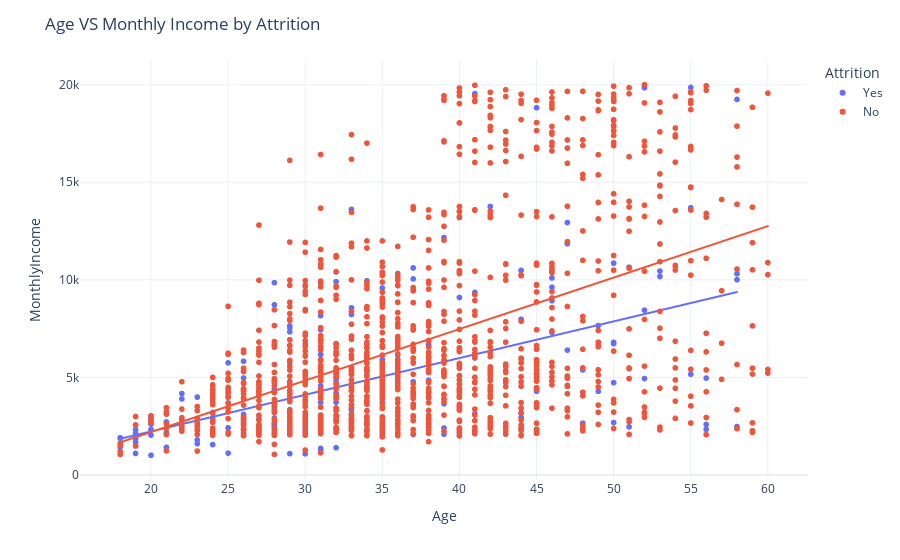

The notebook cell this image was saved under:
### Code cell
fig = px.scatter(df, x="Age", y="MonthlyIncome", color="Attrition", trendline="ols")     # Ordinary least squares


fig.update_layout(title="Age VS Monthly Income by Attrition")

fig.show()

### Figure 1 — Plotly figure (JSON) as saved in the notebook; plotly's stock layout.template omitted (floating-point values rounded to 4 significant figures; data arrays with more than 128 entries replaced by an {"elided": "..."} marker saying what was removed)
{"data": [{"hovertemplate": "Attrition=Yes<br>Age=%{x}<br>MonthlyIncome=%{y}<extra></extra>", "legendgroup": "Yes", "marker": {"color": "#636efa", "symbol": "circle"}, "mode": "markers", "name": "Yes", "showlegend": true, "type": "scattergl", "x": {"elided": "237 int values"}, "xaxis": "x", "y": {"elided": "237 int values"}, "yaxis": "y"}, {"hovertemplate": "<b>OLS trendline</b><br>MonthlyIncome = 188.072 * Age + -1533.56<br>R<sup>2</sup>=0.250603<br><br>Attrition=Yes<br>Age=%{x}<br>MonthlyIncome=%{y} <b>(trend)</b><extra></extra>", "legendgroup": "Yes", "marker": {"color": "#636efa", "symbol": "circle"}, "mode": "lines", "name": "Yes", "showlegend": false, "type": "scattergl", "x": {"elided": "237 int values"}, "xaxis": "x", "y": {"elided": "237 float values"}, "yaxis": "y"}, {"hovertemplate": "Attrition=No<br>Age=%{x}<br>MonthlyIncome=%{y}<extra></extra>", "legendgroup": "No", "marker": {"color": "#EF553B", "symbol": "circle"}, "mode": "markers", "name": "No", "showlegend": true, "type": "scattergl", "x": {"elided": "1233 int values"}, "xaxis": "x", "y": {"elided": "1233 int values"}, "yaxis": "y"}, {"hovertemplate": "<b>OLS trendline</b><br>MonthlyIncome = 263.838 * Age + -3077.32<br>R<sup>2</sup>=0.236889<br><br>Attrition=No<br>Age=%{x}<br>MonthlyIncome=%{y} <b>(trend)</b><extra></extra>", "legendgroup": "No", "marker": {"color": "#EF553B", "symbol": "circle"}, "mode": "lines", "name": "No", "showlegend": false, "type": "scattergl", "x": {"elided": "1233 int values"}, "xaxis": "x", "y": {"elided": "1233 float values"}, "yaxis": "y"}], "layout": {"autosize": true, "legend": {"title": {"text": "Attrition"}, "tracegroupgap": 0}, "margin": {"t": 60}, "title": {"text": "Age VS Monthly Income by Attrition"}, "xaxis": {"anchor": "y", "autorange": true, "domain": [0, 1], "range": [15.45, 62.55], "title": {"text": "Age"}, "type": "linear"}, "yaxis": {"anchor": "x", "autorange": true, "domain": [0, 1], "range": [-461.4, 21470.0], "title": {"text": "MonthlyIncome"}, "type": "linear"}}}
